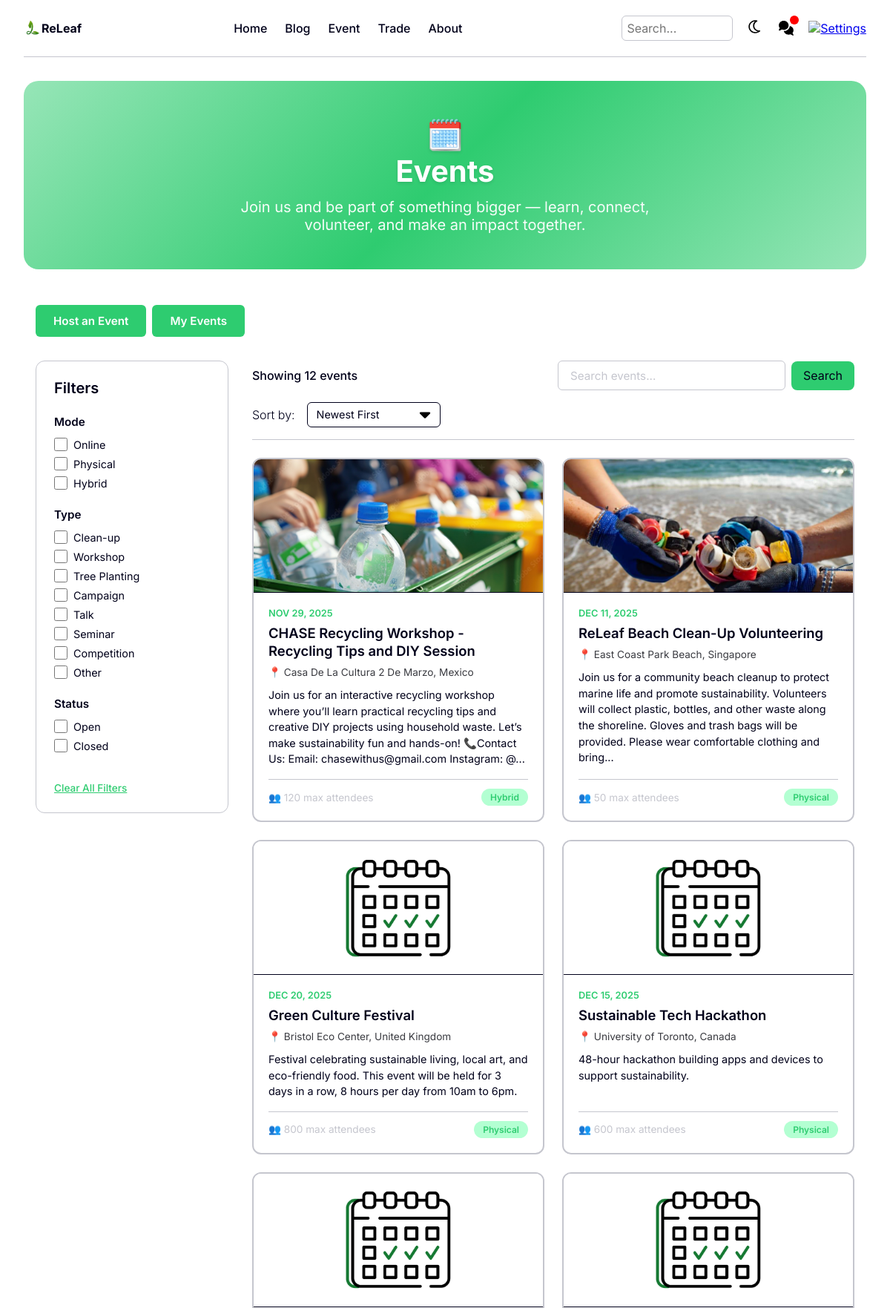
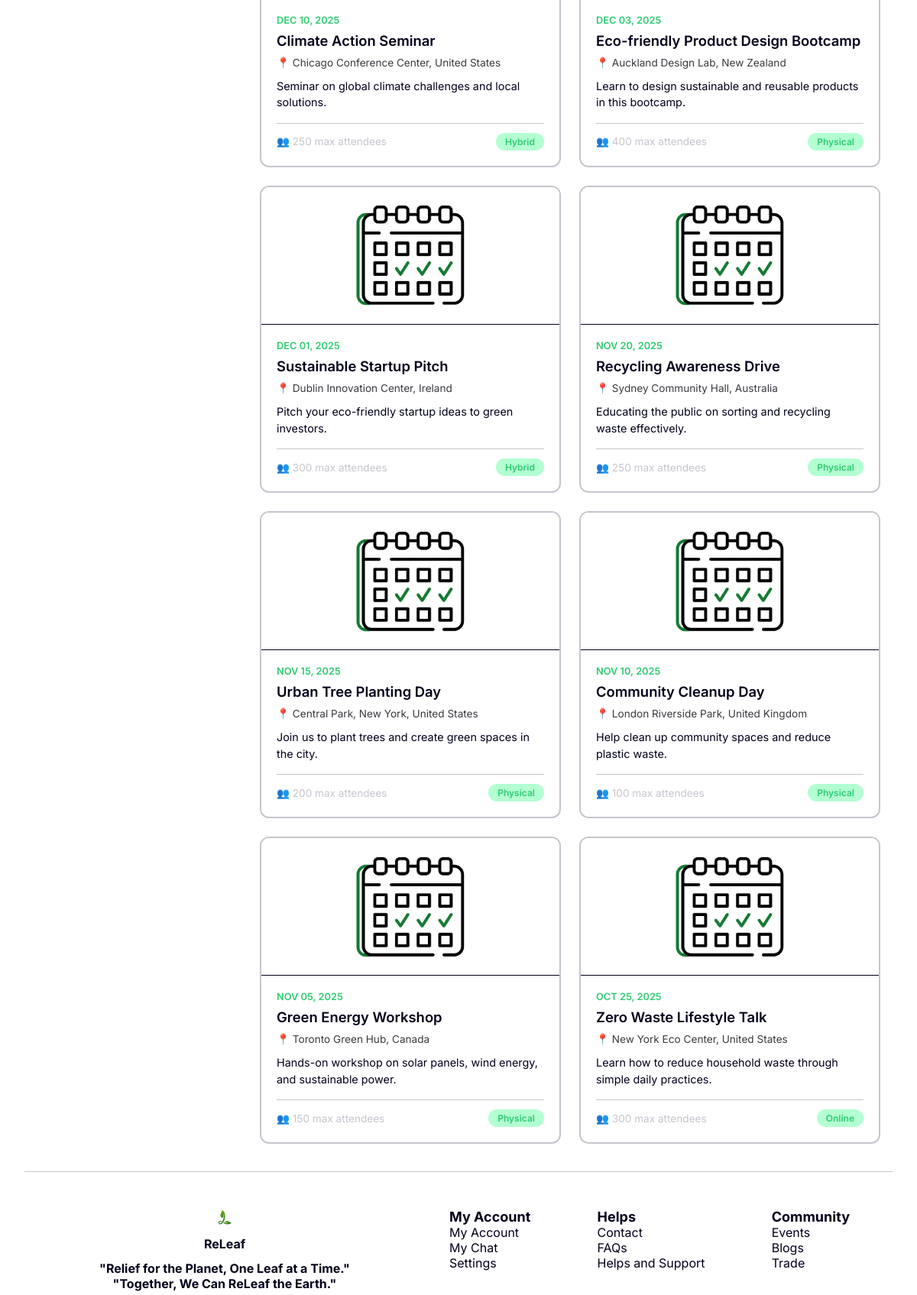
The app's page /pages/CommonPages/mainEvent.php (signed in, upper part) with its own data (2 pictures, top to bottom).
### tables this page shows
CREATE TABLE `tblevents` (
  `eventID` int(11) NOT NULL,
  `userID` int(11) NOT NULL,
  `title` varchar(255) NOT NULL,
  `duration` int(11) NOT NULL,
  `day` int(11) NOT NULL,
  `startDate` date NOT NULL,
  `endDate` date NOT NULL,
  `time` time NOT NULL,
  `timeZone` varchar(50) NOT NULL,
  `location` varchar(255) NOT NULL,
  `country` varchar(100) NOT NULL,
  `description` text NOT NULL,
  `mode` enum('online','physical','hybrid') NOT NULL,
  `type` enum('talk','workshop','seminar','clean-up','campaign','competition','tree-planting','other') DEFAULT NULL,
  `status` enum('open','closed','cancelled') DEFAULT 'open',
  `maxPax` int(11) NOT NULL,
  `datePosted` datetime NOT NULL,
  `bannerFilePath` varchar(500) DEFAULT NULL
);

### pages/CommonPages/mainEvent.php (the view, shortened to what the rows shown need)
<?php
    include("../../php/sessionCheck.php");
    $sortBy = isset($_GET['sortBy']) ? $_GET['sortBy'] : 'newest';
    $events = [];
    $eventCount = 0;
    $query = "SELECT * FROM tblevents WHERE 1=1";
    $validSortOptions = ['newest', 'oldest', 'popular', 'date'];
    $sortBy = in_array($sortBy, $validSortOptions) ? $sortBy : 'newest';
    switch($sortBy) {
        case 'newest':
        default:
            $query .= " ORDER BY eventID DESC";
            break;
    }
    $result = mysqli_query($connection, $query);
    if ($result && mysqli_num_rows($result) > 0) {
        while ($row = mysqli_fetch_assoc($result)) {
            $events[] = $row;
        }
        $eventCount = count($events);
    } else {
        $events = [];
        $eventCount = 0;
    }
?>
<!DOCTYPE html>
<html lang="en">
<head>
    <link rel="stylesheet" href="../../style/style.css">
</head>
<body>
    <main class="content" id="content">
        <section class="event-header">
            <div class="event-header-content">
                <h1 class="event-header-title">🗓️<br>Events</h1>
            </div>
        </section>
        <section class="event-browse-container">
            <div class="event-content">
                <div class="event-grid" id="eventGrid">
                    <?php if ($eventCount == 0): ?>
                        <p class="no-results-text">
                            No events found matching your filters.
                        </p>
                    <?php else: ?>
                        <?php foreach ($events as $event): ?>
                            <a href="joinEvent.php?id=<?php echo $event['eventID']; ?>" class="event-card">
                                <?php if (!empty($event['bannerFilePath'])): ?>
                                    <img src="<?php echo htmlspecialchars($event['bannerFilePath']); ?>"
                                        alt="<?php echo htmlspecialchars($event['title']); ?>"
                                        class="event-card-banner"
                                        onerror="this.src='../../assets/images/banner-placeholder.png';">
                                <?php else: ?>
                                    <img src="../../assets/images/banner-placeholder.png"
                                        alt="<?php echo htmlspecialchars($event['title']); ?>"
                                        class="event-card-banner">
                                <?php endif; ?>
                                <?php
                                    $maxDescriptionLength = 250;
                                    $description = $event['description'];
                                    if (strlen($description) > $maxDescriptionLength) {
                                        $description = substr($description, 0, $maxDescriptionLength) . '...';
                                    }
                                    $location = $event['location'] . ", " . $event['country'];
                                ?>
                                <div class="event-card-content">
                                    <div class="event-card-date">
                                        <?php echo date('M d, Y', strtotime($event['startDate'])); ?>
                                    </div>
                                    <h3 class="event-card-title"><?php echo htmlspecialchars($event['title']); ?></h3>
                                    <div class="event-card-location">
                                        📍 <?php echo htmlspecialchars($location); ?>
                                    </div>
                                    <p class="event-card-description">
                                        <?php echo htmlspecialchars($description); ?>
                                    </p>
                                    <div class="event-card-footer">
                                        <div class="event-card-attendees">
                                            👥 <?php echo $event['maxPax']; ?> max attendees
                                        </div>
                                        <div class="event-card-mode">
                                            <?php echo htmlspecialchars($event['mode']); ?>
                                        </div>
                                    </div>
                                </div>
                            </a>
                        <?php endforeach; ?>
                    <?php endif; ?>
                </div>
            </div>
        </section>
        <br>
    </main>
</body>
</html>

### records on screen
tblevents: bannerFilePath (picture), startDate "NOV 29, 2025", title "CHASE Recycling Workshop - Recycling Tips and DIY Session", location "Casa De La Cultura 2 De Marzo, Mexico", description "Join us for an interactive recycling workshop where you’ll learn practical recycling tips and creative DIY projects using household waste. Let’s make sustainability fun and hands-on! 📞Contact Us: Email: chasewithus@gmail.com Instagram: @...", maxPax "120", mode "Hybrid"
tblevents: bannerFilePath (picture), startDate "DEC 11, 2025", title "ReLeaf Beach Clean-Up Volunteering", location "East Coast Park Beach, Singapore", description "Join us for a community beach cleanup to protect marine life and promote sustainability. Volunteers will collect plastic, bottles, and other waste along the shoreline. Gloves and trash bags will be provided. Please wear comfortable clothing and bring...", maxPax "50", mode "Physical"
tblevents: startDate "DEC 20, 2025", title "Green Culture Festival", location "Bristol Eco Center, United Kingdom", description "Festival celebrating sustainable living, local art, and eco-friendly food. This event will be held for 3 days in a row, 8 hours per day from 10am to 6pm.", maxPax "800", mode "Physical"
tblevents: startDate "DEC 15, 2025", title "Sustainable Tech Hackathon", location "University of Toronto, Canada", description "48-hour hackathon building apps and devices to support sustainability.", maxPax "600", mode "Physical"
tblevents: startDate "DEC 10, 2025", title "Climate Action Seminar", location "Chicago Conference Center, United States", description "Seminar on global climate challenges and local solutions.", maxPax "250", mode "Hybrid"
tblevents: startDate "DEC 03, 2025", title "Eco-friendly Product Design Bootcamp", location "Auckland Design Lab, New Zealand", description "Learn to design sustainable and reusable products in this bootcamp.", maxPax "400", mode "Physical"
tblevents: startDate "DEC 01, 2025", title "Sustainable Startup Pitch", location "Dublin Innovation Center, Ireland", description "Pitch your eco-friendly startup ideas to green investors.", maxPax "300", mode "Hybrid"
tblevents: startDate "NOV 20, 2025", title "Recycling Awareness Drive", location "Sydney Community Hall, Australia", description "Educating the public on sorting and recycling waste effectively.", maxPax "250", mode "Physical"
tblevents: startDate "NOV 15, 2025", title "Urban Tree Planting Day", location "Central Park, New York, United States", description "Join us to plant trees and create green spaces in the city.", maxPax "200", mode "Physical"
tblevents: startDate "NOV 10, 2025", title "Community Cleanup Day", location "London Riverside Park, United Kingdom", description "Help clean up community spaces and reduce plastic waste.", maxPax "100", mode "Physical"
tblevents: startDate "NOV 05, 2025", title "Green Energy Workshop", location "Toronto Green Hub, Canada", description "Hands-on workshop on solar panels, wind energy, and sustainable power.", maxPax "150", mode "Physical"
tblevents: startDate "OCT 25, 2025", title "Zero Waste Lifestyle Talk", location "New York Eco Center, United States", description "Learn how to reduce household waste through simple daily practices.", maxPax "300", mode "Online"

### other values on screen
$eventCount "12"
